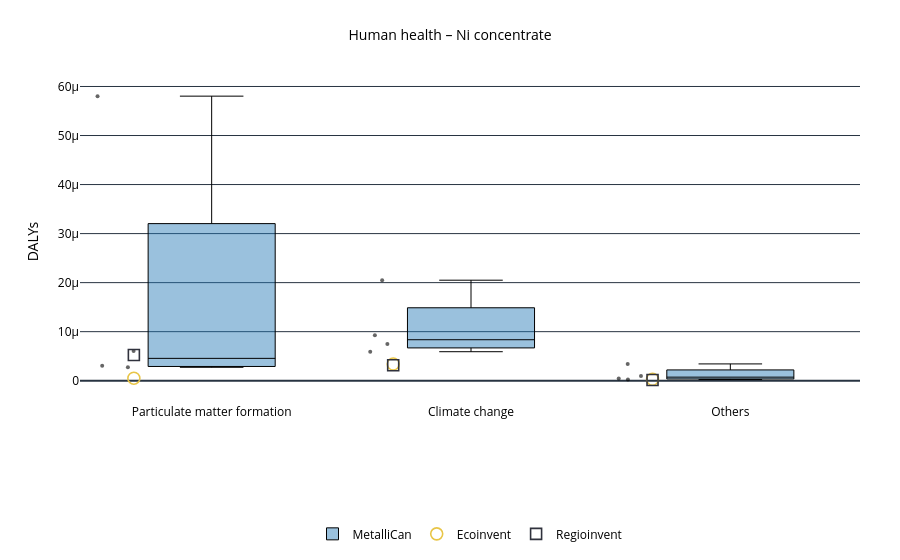

Write notebook code for a chart like this one.
### Code cell
plot_lcia_boxes_for_reference_product(
    df_hh,
    reference_product="Ni concentrate",
    yaxis_label="DALYs",
    title="Human health – Ni concentrate",
    output_html="results/Damages/boxplot_hh_ni.html"
)

### Figure 1 — Plotly figure (JSON) as saved in the notebook; plotly's stock layout.template omitted (floating-point values rounded to 4 significant figures)
{"data": [{"boxpoints": "all", "fillcolor": "rgba(31,119,180,0.45)", "hoverinfo": "text+y", "hovertext": ["Nunavik Nickel", "Nunavik Nickel", "Nunavik Nickel", "Raglan", "Raglan", "Raglan", "Thompson", "Thompson", "Thompson", "Voisey's Bay", "Voisey's Bay", "Voisey's Bay"], "jitter": 0.35, "line": {"color": "black", "width": 1}, "marker": {"opacity": 0.6, "size": 4}, "name": "MetalliCan", "x": [1, 2, 0, 1, 2, 0, 1, 2, 0, 1, 2, 0], "y": [7.462e-06, 2.342e-07, 2.731e-06, 9.248e-06, 4.699e-07, 6.038e-06, 5.912e-06, 3.421e-06, 3.07e-06, 2.05e-05, 9.758e-07, 5.803e-05], "type": "box"}, {"marker": {"color": "#e8c547", "line": {"color": "black", "width": 1.6}, "size": 12, "symbol": "circle-open"}, "mode": "markers", "name": "Ecoinvent", "x": [0.7, 1.7, -0.3], "y": [3.415e-06, 3.065e-07, 5.117e-07], "type": "scatter"}, {"marker": {"color": "#30323d", "line": {"color": "black", "width": 1.6}, "size": 11, "symbol": "square-open"}, "mode": "markers", "name": "Regioinvent", "x": [0.7, 1.7, -0.3], "y": [3.152e-06, 1.476e-07, 5.237e-06], "type": "scatter"}], "layout": {"title": {"font": {"color": "black", "size": 14}, "text": "Human health – Ni concentrate", "x": 0.5}, "font": {"color": "black", "size": 12}, "xaxis": {"tickfont": {"color": "black"}, "tickmode": "array", "tickvals": [0, 1, 2], "ticktext": ["Particulate matter formation", "Climate change", "Others"]}, "yaxis": {"title": {"font": {"color": "black"}, "text": "DALYs"}, "tickfont": {"color": "black"}}, "margin": {"l": 80, "r": 40, "t": 80, "b": 120}, "legend": {"title": {"font": {"color": "black", "size": 13}, "text": ""}, "font": {"color": "black", "size": 12}, "orientation": "h", "yanchor": "bottom", "y": -0.45, "xanchor": "center", "x": 0.5}, "plot_bgcolor": "white", "paper_bgcolor": "white"}}
